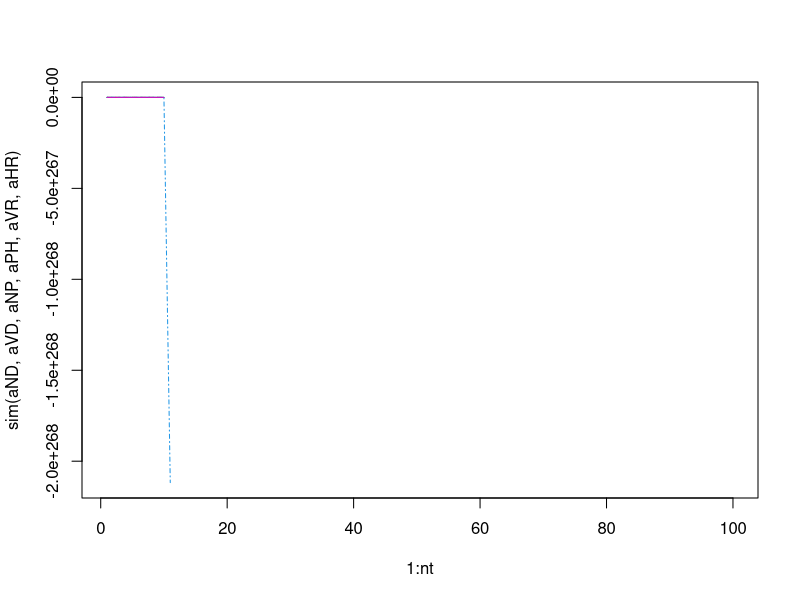
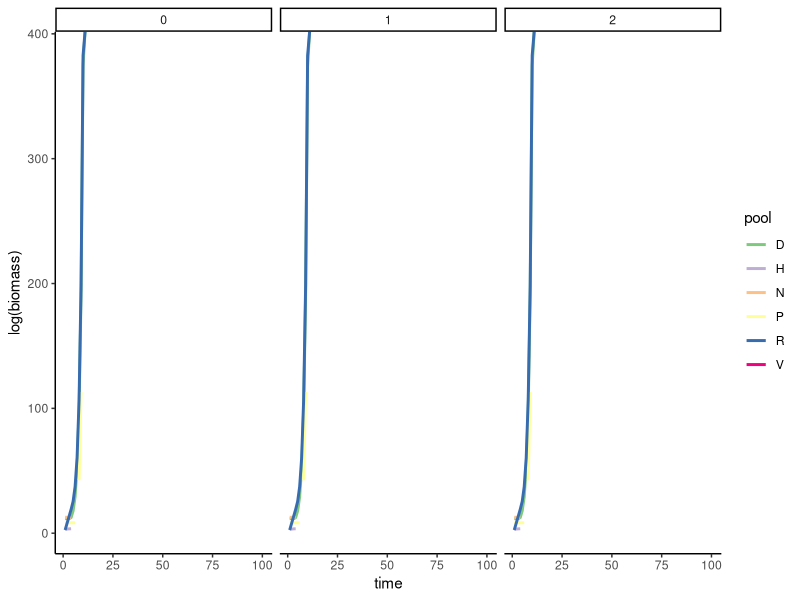
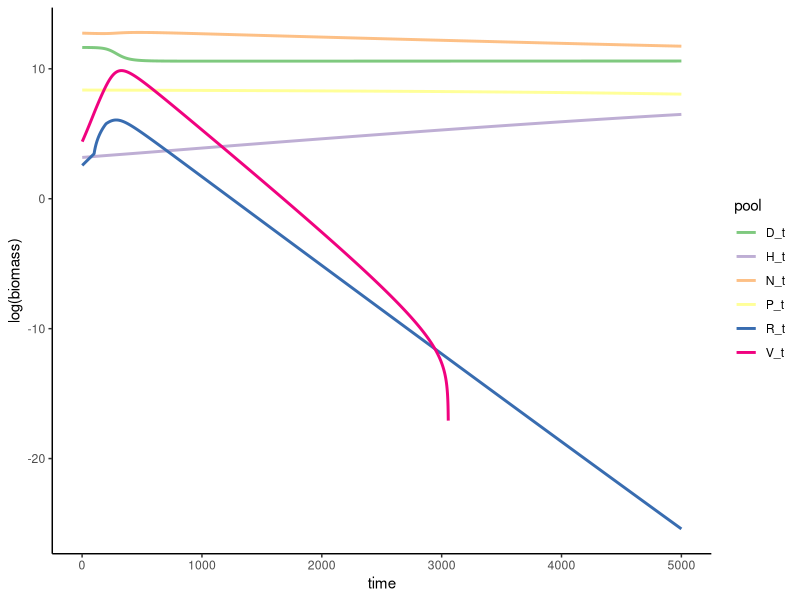

Recreate these plots in R, in order.
#*************************************************
##McCary et al. Nov 2017
##Food-web model for Myvatn
#*************************************************

library(ggplot2)
library(dplyr)
library(tidyr)
library(deSolve)

##The model tracks the change of 6 components of a food web through time.
##At time t, the total nitrogen pool is denoted by N(t),
##the total amount of detritus is denoted by D(t),
##the abundance of detritivores by V(t), plants by P(t), herbivores by H(t),
##and the predators by P(t).

##We assume that at each time step, except for the detritus,
##each component has specific mortality rate denoted by mX where X indicate
##with component it is. For instance, mD denotes the per unit mortality rate
##of the detritivores. A consumed unit of a component X is converted into a
##consumer component Y at a rate aXY. For instance, one unit of nutrient is
##converted into aND unit of detritus.

##Finally, we assume that consumptions by plants and predators follow a
##Holling type II functional response with an attack rate of bP and bR, respectively.
##At each time step, we add nitrogen and midges denoted by G and M, respectively.
##A fraction f of the midge goes to the detritivores whereas the remaining fraction (1-f)
##goes to the plant. Under these assumptions, the "abundances" at time t +1 are

##Define parameters
#Initial N pools for variables
N0 <- 343000 #nutrient pool
D0 <- 114000 #detritus
V0<- 81 #detritivores
P0<- 4300 #plants
H0 <- 24 #herbivores
R0 <- 13 #predators

##mortality or rates of loss [Detritus doesnt die!]
mN <- 100/N0 #nutrient loss
mV <- 2/V0 #detritivore mortality
mP <- 0.1/P0 #plant mortality
mH <- 2/H0 #herbivore mortality
mR <- 2/R0 #predator mortality


## Unknown transitions rates
aND <- rnorm(1)  # NA
aVD <- rnorm(1)  # NA
aNP <- rnorm(1)  # NA
aPH <- rnorm(1)  # NA
aVR <- rnorm(1)  # NA
aHR <- rnorm(1)  # NA


##Density dependence
bP <- 100 #Plants
bR <- 0 #Predators
G <- 100 #Nutrients added
M <- 0 #Midge deposition

##Midge fraction
f <- 2/3

##Max time
nt <- 100


sim <- function(aND, aVD, aNP, aPH, aVR, aHR, N0 = 343000, D0 = 114000, V0 = 81,
    P0 = 4300, H0 = 24, R0 = 13, mN = NULL, mV = NULL, mP = NULL, mH = NULL, mR = NULL,
    bP = 100, bR = 0, G = 100, M = 0, f = 2/3, nt = 100) {
    if(is.null(mN)) mN <- 100/N0
    if(is.null(mV)) mV <- 2/V0
    if(is.null(mP)) mP <- 0.1/P0
    if(is.null(mH)) mH <- 2/H0
    if(is.null(mR)) mR <- 2/R0

    #Create data frame to store results
    data = data.frame(
    N = c(N0, rep(0, nt-1)),  # nutrients
    D = D0,  # detritus
    V = V0,  # detritivores
    P = P0,  # plants
    H = H0,  # herbivores
    R = R0)  # predators

    for (t in 1:(nt-1)){
        data$N[t+1] <- data$N[t] - mN*data$N[t] - ((aNP*data$N[t]*data$P[t])/(1+bP*data$P[t])) +
            aND*data$D[t]*data$V[t] + G
        data$D[t+1] <- data$D[t] + mV*data$V[t] + mP*data$P[t] + mH*data$H[t] +
            mR*data$R[t] - aND*data$D[t]*data$V[t] - aVD*data$V[t]*data$D[t] + f*M
        data$V[t+1] <- data$V[t] - mV*data$V[t] -((aVR*data$D[t]*data$R[t])/(1 +
            bR*data$R[t])) + aVD*data$V[t]*data$D[t]
        data$P[t+1] <- data$P[t] - mP*data$P[t] + ((aNP*data$N[t]*data$P[t])/(1 +
            bP*data$P[t])) + aPH*data$P[t]*data$H[t]
        data$H[t+1] <- data$H[t] + mH*data$H[t] - ((aHR*data$H[t]*data$R[t])/(1 +
            bR*data$R[t])) + aPH*data$P[t]*data$H[t]
        data$R[t+1] <- data$R[t] - mR*data$R[t] + ((aHR*data$H[t]*data$R[t])/(1 +
            bR*data$R[t])) + ((aVR*data$D[t]*data$R[t])/(1 + bR*data$R[t])) + (1 - f)*M
    }

    return(data)
}


aND <- 2.27e-7
aVD <- 4.33e-7
aNP <- 6.12e-4
aPH <- 1.94e-5
aVR <- 2.15e-3
aHR <- 1.13e-7

matplot(1:nt, sim(aND, aVD, aNP, aPH, aVR, aHR), type = 'l')




nt <- 100

sim(aND, aVD, aNP, aPH, aVR, aHR, M = 0, G = 0, nt = 15)

lapply(c(0, N0 / 1e6, N0 / 1e5), function(x) sim(aND, aVD, aNP, aPH, aVR, aHR, M = x, nt = nt)) %>%
    lapply(function(x) mutate(x, time = 1:nt)) %>%
    bind_rows %>%
    mutate(M = factor(rep(0:2, each = nt), levels = 0:2)) %>%
    gather('pool', 'biomass', -time, -M) %>%
    as_tibble %>%
    ggplot(aes(time, log(biomass), color = pool)) +
    geom_line(size = 1) +
    theme_classic() +
    facet_wrap(~ M) +
    scale_color_brewer(palette = 'Accent')


diff_eq <- function(t, y, parms) {

    M = parms[["M_func"]](t)
    output <- with(as.list(parms),
        with(as.list(y),
            {
            c(N_t = - mN*N_t - ((aNP*N_t*P_t)/(1+bP*P_t)) + aND*D_t*V_t + G,
            D_t = mV*V_t + mP*P_t + mH*H_t + mR*R_t - aND*D_t*V_t - aVD*V_t*D_t + f*M,
            V_t = - mV*V_t -((aVR*D_t*R_t)/(1 + bR*R_t)) + aVD*V_t*D_t,
            P_t = - mP*P_t + ((aNP*N_t*P_t)/(1 + bP*P_t)) - aPH*P_t*H_t,
            H_t = - mH*H_t - ((aHR*H_t*R_t)/(1 + bR*R_t)) + aPH*P_t*H_t,
            R_t = - mR*R_t + ((aHR*H_t*R_t)/(1 + bR*R_t)) + ((aVR*D_t*R_t)/(1 + bR*R_t)) + (1 - f)*M)
        }
        )
    )

    return(list(output))
}


parms <- list(aND = 2.27e-7, aVD = 4.33e-7, aNP = 1e-3 * 6.12e-4,
        aPH = 1e-2 * 1.94e-5, aVR = 1e-4 * 2.15e-3, aHR = 1.13e-7,
        mN = 100/N0, mV = 2/V0, mP = 0.1/P0, mH = 0.001 * 2/H0, mR = 0.1 * 2/R0,
        G = 10, bP = 100, bR = 0,
        M_func = function(t) {ifelse(between(t,100,200),5,0)}, f = 2/3)

y <- c(N_t = 343000, D_t = 114000, V_t = 81, P_t = 4300, H_t = 24, R_t = 13)


output <- ode(y, 1:5000, diff_eq, parms)


output %>%
    as.data.frame %>%
    as_tibble %>%
    gather('pool', 'biomass', -time) %>%
    ggplot(aes(time, log(biomass), color = pool)) +
    geom_line(size = 1) +
    theme_classic() +
    scale_color_brewer(palette = 'Accent')
